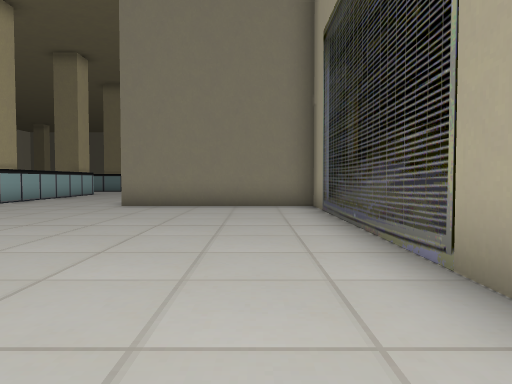
[1] (above)

24 first-person views from a walk through a 3-D level made in the Godot game engine. The camera is 1.4 m above the floor, tilts 2° down and sees 70° across. The floor is counted in squares, 2 m on a side. Each view is taken from the middle of a square. On the plan, view 1 faces up. The plan holds only what a view shows up to about 11 squares ahead; the rest is blank. The place goes on beyond the plan.

[2]
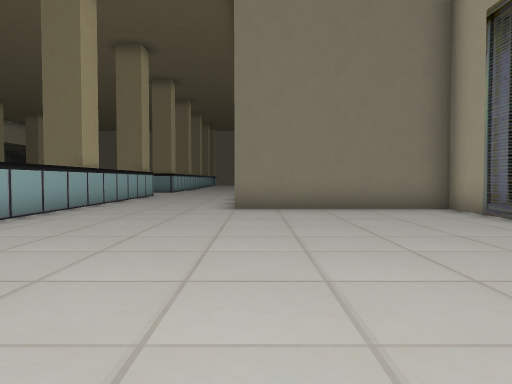

[3]
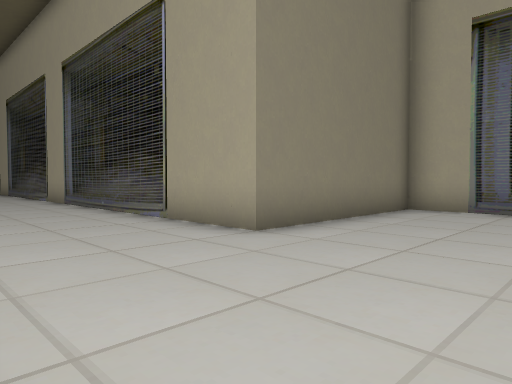

[4]
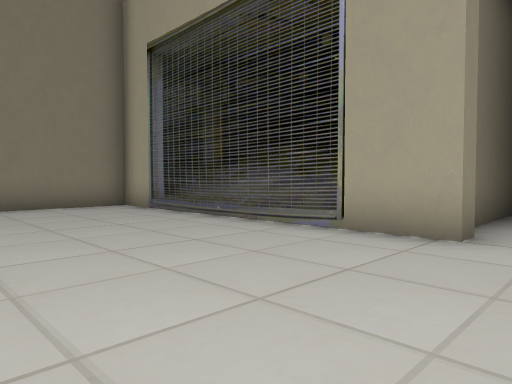

[5]
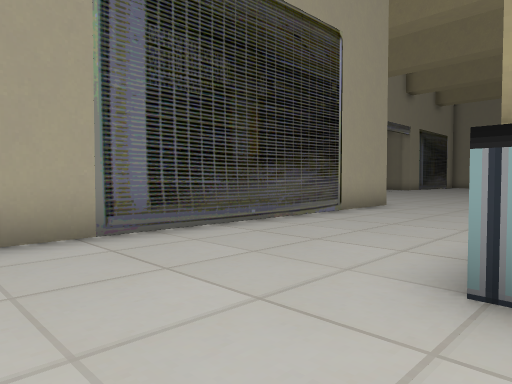

[6]
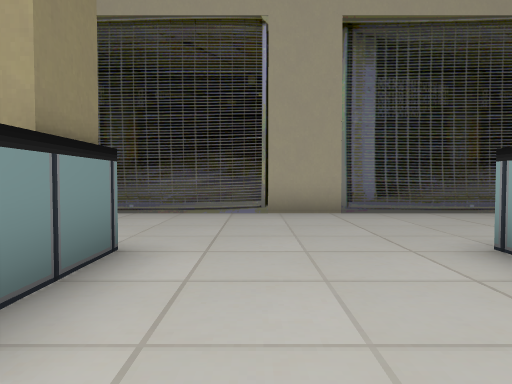

[7]
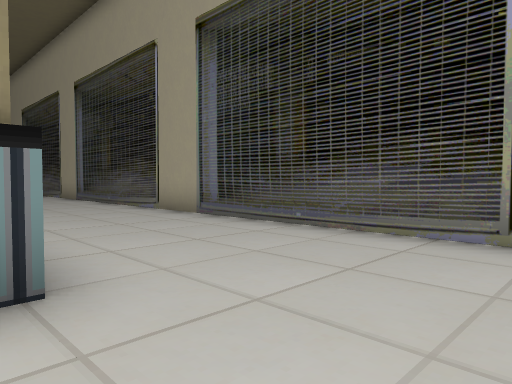

[8]
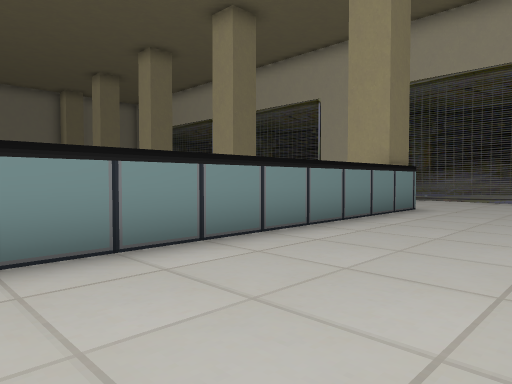

[9]
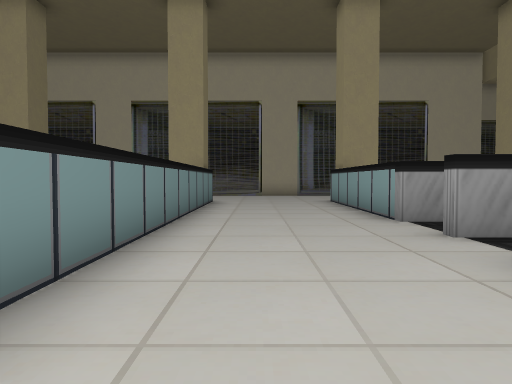

[10]
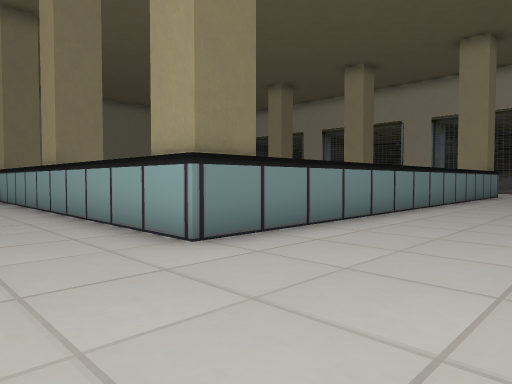

[11]
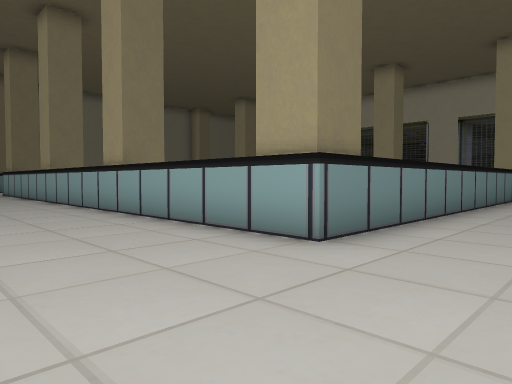

[12]
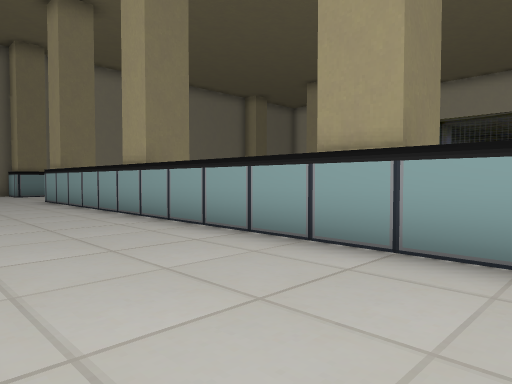

[13]
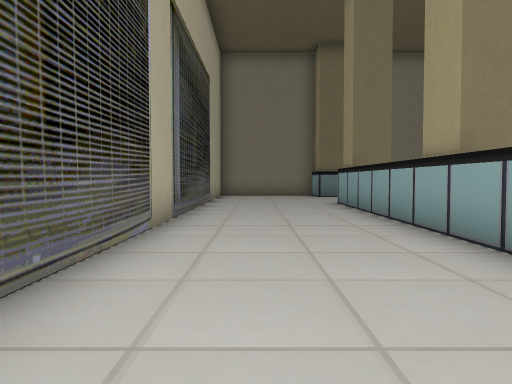

[14]
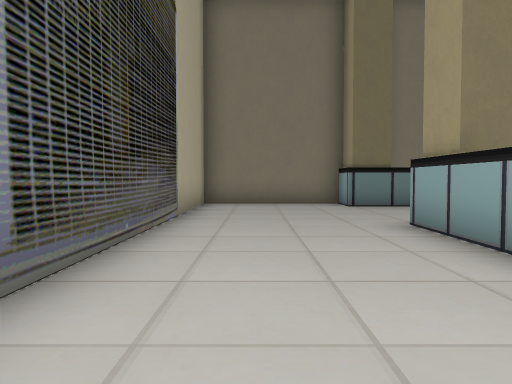

[15]
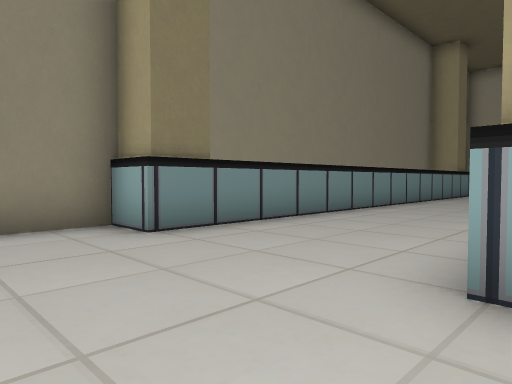

[16]
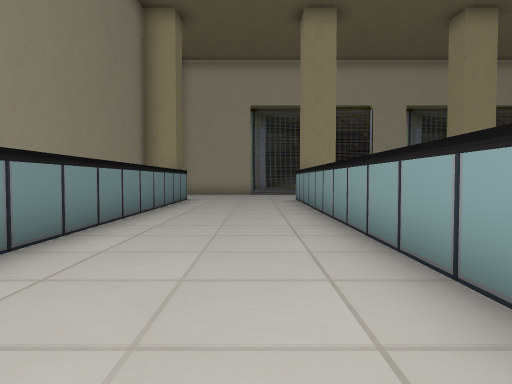

[17]
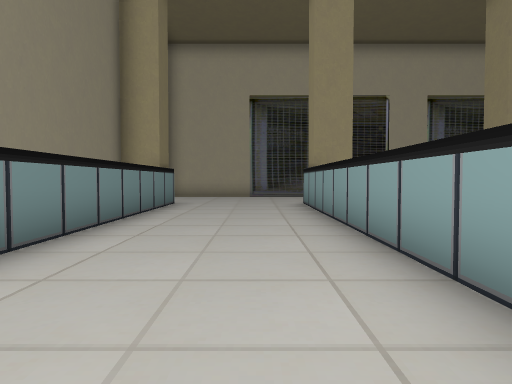

[18]
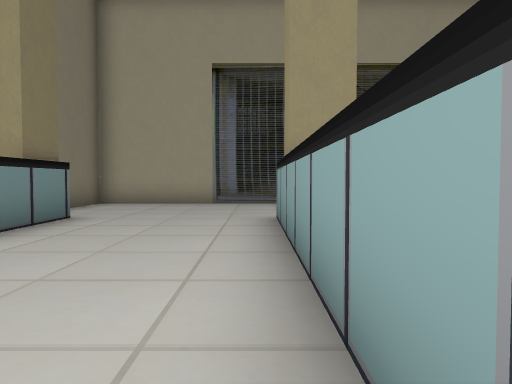

[19]
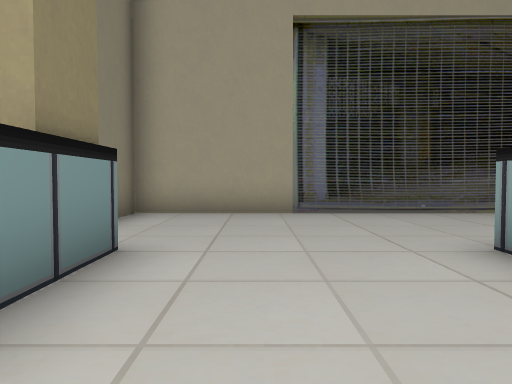

[20]
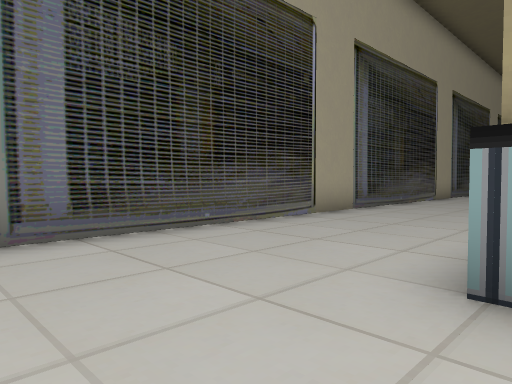

[21]
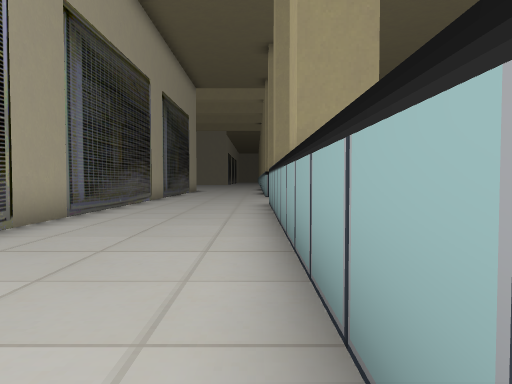

[22]
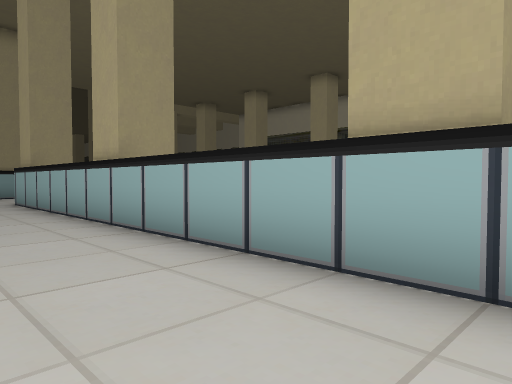

[23]
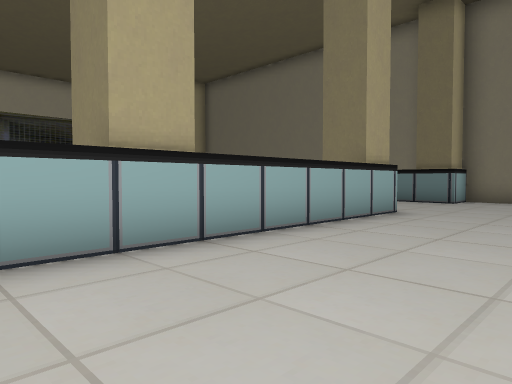

[24]
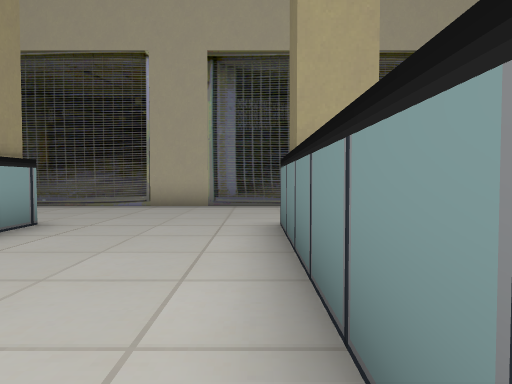

### Floor plan
Points are (right, up) in squares from view 1. A wall is a line through its corners. A room is listed if a view was taken in it or the views show most of it. See-through windows are left out.
Room 1 (views 1, 2, 3, 4)
walls: (2.1, 1.2) (1.5, 1.2) (1.5, 9.5) (-3.5, 9.5) (-3.5, 15.5); (4.5, 1.5) (3, 1.5)
ways out: opening at (-7, 8.5) to room 2; opening at (-5, 16) to room 2
Room 2 (views 5, 6, 7, 8, 9, 10, 11, 12, 13, 14, 15, 16, 17, 18, 19, 20, 21, 22, 23, 24)
walls: (-13, 15.9) (-13, 16.5); (-21.6, 16.6) (-21, 16.6); (-8.1, 16.6) (-7.4, 16.6); (-25.5, 20.8) (-25.5, 14.3); (-3.5, 15.5) (-3.5, 41.5) (-7.1, 41.5); (-18.1, 36.6) (-7.4, 36.6) (-7.4, 20.4) (-21.6, 20.4) (-21.6, 36.6); (-7.4, 41.3) (-7.4, 40.4) (-21.6, 40.4) (-21.6, 41.5) (-25.5, 41.5) (-25.5, 28.1)
ways out: opening at (-7, 8.5) to room 1; opening at (-5, 16) to room 1

Where each view was taken, in squares from view 1:
view 1: 0 up, 0 right, facing up
view 2: 1 up, 3 left, facing up
view 3: 6 up, 7 left, facing up-right
view 4: 0 up, 3 left, facing up-right
view 5: 19 up, 8 left, facing down-right
view 6: 19 up, 11 left, facing right
view 7: 18 up, 8 left, facing up-right
view 8: 17 up, 16 left, facing up-right
view 9: 19 up, 19 left, facing right
view 10: 17 up, 24 left, facing up-right
view 11: 18 up, 25 left, facing up-right
view 12: 24 up, 25 left, facing up-right
view 13: 26 up, 24 left, facing up
view 14: 31 up, 24 left, facing up
view 15: 36 up, 24 left, facing up-right
view 16: 38 up, 20 left, facing right
view 17: 38 up, 18 left, facing right
view 18: 37 up, 14 left, facing right
view 19: 39 up, 11 left, facing right
view 20: 39 up, 8 left, facing down-right
view 21: 31 up, 7 left, facing down
view 22: 32 up, 5 left, facing down-left
view 23: 29 up, 4 left, facing up-left
view 24: 20 up, 16 left, facing left
